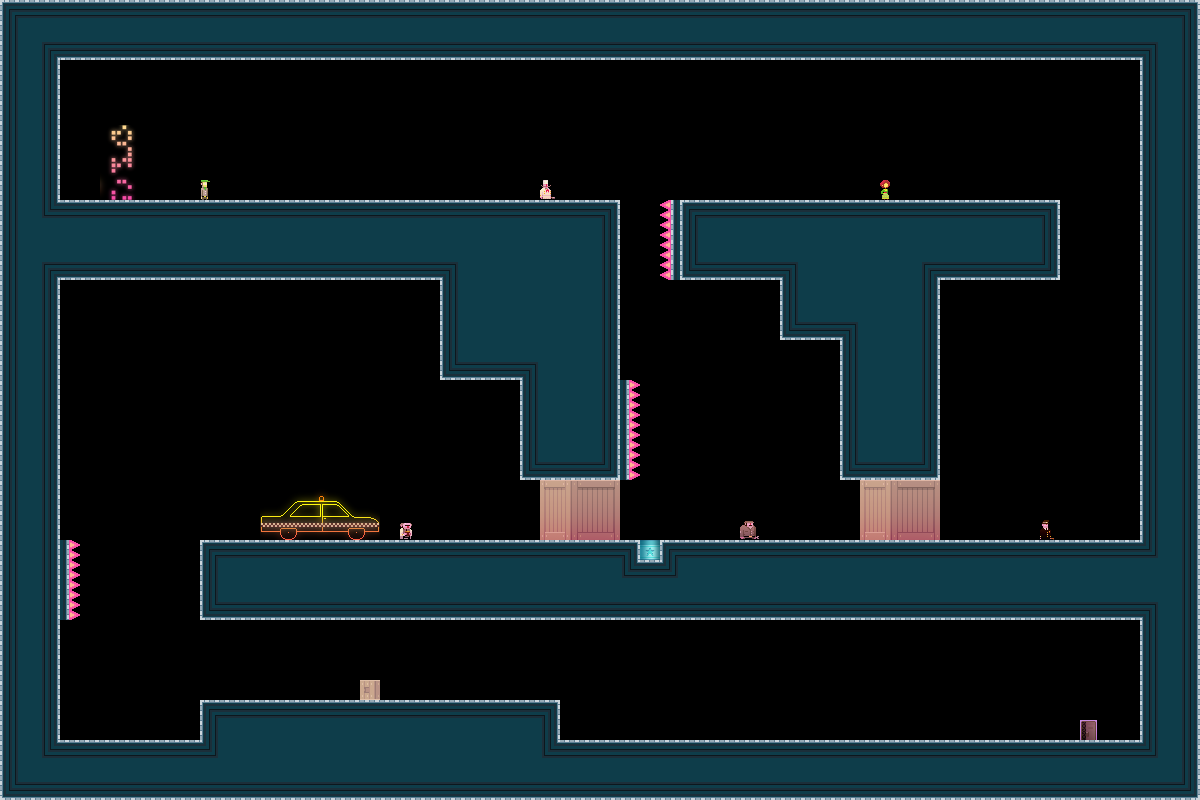

This is a level from a 2D game, rendered from its Tiled map with the project's own tilesets. A one-line summary and the map file follow, with tile-layer data summarised:
An orthogonal 60x40 tile map with 20x20 px tiles, 3 tile layers (bg, bg2, dontAutoLoad_sprites) and 16 objects.

<map version="1.0" orientation="orthogonal" width="60" height="40" tilewidth="20" tileheight="20">
 <tileset firstgid="1" name="tiles_newyork" tilewidth="20" tileheight="20">
  <image source="../Art/tiles_newyork.png" width="400" height="400" />
  <terraintypes>
   <terrain name="solid" tile="-1" />
  </terraintypes>
  <tile id="8" terrain=",,,0" />
  <tile id="9" terrain=",,0,0" />
  <tile id="10" terrain=",,0,0" />
  <tile id="11" terrain=",,0,0" />
  <tile id="12" terrain=",,0,0" />
  <tile id="13" terrain=",,0,0" />
  <tile id="14" terrain=",,0," />
  <tile id="15" terrain="0,0,0," />
  <tile id="16" terrain="0,0,,0" />
  <tile id="28" terrain=",0,,0" />
  <tile id="34" terrain="0,,0," />
  <tile id="35" terrain="0,,0,0" />
  <tile id="36" terrain=",0,0,0" />
  <tile id="48" terrain=",0,,0" />
  <tile id="54" terrain="0,,0," />
  <tile id="68" terrain=",0,,0" />
  <tile id="74" terrain="0,,0," />
  <tile id="88" terrain=",0,,0" />
  <tile id="94" terrain="0,,0," />
  <tile id="108" terrain=",0,,0" />
  <tile id="114" terrain="0,,0," />
  <tile id="128" terrain=",0,," />
  <tile id="129" terrain="0,0,," />
  <tile id="130" terrain="0,0,," />
  <tile id="131" terrain="0,0,," />
  <tile id="132" terrain="0,0,," />
  <tile id="133" terrain="0,0,," />
  <tile id="134" terrain="0,,," />
  <tile id="194" terrain="0,0,0,0" />
  <tile id="356">
   <properties>
    <property name="LargeCrate" value="" />
   </properties>
  </tile>
  <tile id="380">
   <properties>
    <property name="Andre" value="" />
   </properties>
  </tile>
  <tile id="381">
   <properties>
    <property name="Liselot" value="" />
   </properties>
  </tile>
  <tile id="382">
   <properties>
    <property name="Amsterdaam" value="" />
   </properties>
  </tile>
  <tile id="383">
   <properties>
    <property name="Worker" value="" />
   </properties>
  </tile>
  <tile id="384">
   <properties>
    <property name="Inspector" value="" />
   </properties>
  </tile>
  <tile id="385">
   <properties>
    <property name="Chef" value="" />
   </properties>
  </tile>
  <tile id="386">
   <properties>
    <property name="Exit" value="" />
   </properties>
  </tile>
  <tile id="387">
   <properties>
    <property name="Trampoline" value="" />
   </properties>
  </tile>
  <tile id="388">
   <properties>
    <property name="SmallCrate" value="" />
   </properties>
  </tile>
  <tile id="389">
   <properties>
    <property name="SugarBag" value="" />
   </properties>
  </tile>
 </tileset>
 <layer name="bg" width="60" height="40">
  <data>[2400 cells, 1118 non-empty, 37 distinct tile ids]</data>
 </layer>
 <layer name="bg2" width="60" height="40">
  <data>[2400 cells, 26 non-empty, 26 distinct tile ids]</data>
 </layer>
 <objectgroup name="boxes" width="60" height="40">
  <object x="0" y="0" width="1200" height="60" />
  <object x="0" y="60" width="60" height="740" />
  <object x="1140" y="60" width="60" height="740" />
  <object x="60" y="740" width="140" height="60" />
  <object x="200" y="700" width="360" height="100" />
  <object x="560" y="740" width="580" height="60" />
  <object x="60" y="200" width="380" height="80" />
  <object x="440" y="200" width="80" height="180" />
  <object x="520" y="200" width="100" height="280" />
  <object x="680" y="200" width="380" height="80" />
  <object x="780" y="280" width="60" height="60" />
  <object x="840" y="280" width="100" height="200" />
  <object x="200" y="540" width="940" height="80" />
 </objectgroup>
 <layer name="dontAutoLoad_sprites" width="60" height="40">
  <data>[2400 cells, 33 non-empty, 21 distinct tile ids]</data>
 </layer>
 <objectgroup name="dontAutoLoad_death" width="60" height="40">
  <object x="660" y="200" width="20" height="80" />
  <object x="620" y="380" width="20" height="100" />
  <object x="60" y="540" width="20" height="80" />
 </objectgroup>
</map>
